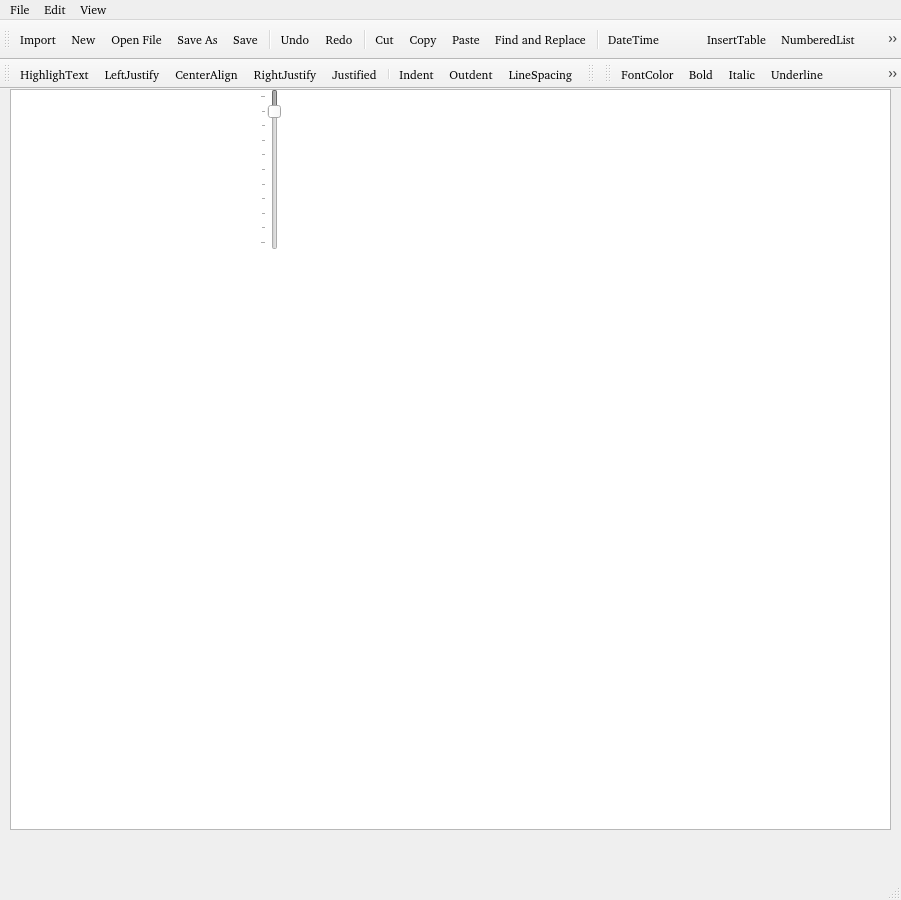
<?xml version="1.0" encoding="UTF-8"?>
<ui version="4.0">
 <class>MyWriterUI</class>
 <widget class="QMainWindow" name="MyWriterUI">
  <property name="windowModality">
   <enum>Qt::ApplicationModal</enum>
  </property>
  <property name="geometry">
   <rect>
    <x>0</x>
    <y>0</y>
    <width>901</width>
    <height>900</height>
   </rect>
  </property>
  <property name="font">
   <font>
    <family>FROMVS [MAXR]</family>
   </font>
  </property>
  <property name="windowTitle">
   <string>βϊϐλίον Writer</string>
  </property>
  <property name="windowIcon">
   <iconset resource="../UI_Icons.qrc">
    <normaloff>:/Icons/Icons/BiblionWriter.png</normaloff>:/Icons/Icons/BiblionWriter.png</iconset>
  </property>
  <widget class="QWidget" name="centralwidget">
   <widget class="QTextEdit" name="textEdit">
    <property name="geometry">
     <rect>
      <x>10</x>
      <y>0</y>
      <width>881</width>
      <height>741</height>
     </rect>
    </property>
    <property name="font">
     <font>
      <family>FROMVS [MAXR]</family>
      <pointsize>20</pointsize>
     </font>
    </property>
   </widget>
   <widget class="QSlider" name="LHslider">
    <property name="enabled">
     <bool>false</bool>
    </property>
    <property name="geometry">
     <rect>
      <x>260</x>
      <y>0</y>
      <width>21</width>
      <height>161</height>
     </rect>
    </property>
    <property name="toolTip">
     <string>Set current text line spacing</string>
    </property>
    <property name="minimum">
     <number>100</number>
    </property>
    <property name="maximum">
     <number>200</number>
    </property>
    <property name="singleStep">
     <number>2</number>
    </property>
    <property name="pageStep">
     <number>10</number>
    </property>
    <property name="value">
     <number>110</number>
    </property>
    <property name="sliderPosition">
     <number>110</number>
    </property>
    <property name="orientation">
     <enum>Qt::Vertical</enum>
    </property>
    <property name="invertedAppearance">
     <bool>true</bool>
    </property>
    <property name="tickPosition">
     <enum>QSlider::TicksAbove</enum>
    </property>
   </widget>
  </widget>
  <widget class="QMenuBar" name="menubar">
   <property name="geometry">
    <rect>
     <x>0</x>
     <y>0</y>
     <width>901</width>
     <height>20</height>
    </rect>
   </property>
   <widget class="QMenu" name="menuFile">
    <property name="title">
     <string>File</string>
    </property>
    <addaction name="actionNew"/>
    <addaction name="actionOpenFile"/>
    <addaction name="actionSave"/>
    <addaction name="actionSave_As"/>
    <addaction name="actionImport"/>
    <addaction name="actionExport"/>
   </widget>
   <widget class="QMenu" name="menuEdit">
    <property name="title">
     <string>Edit</string>
    </property>
    <addaction name="separator"/>
    <addaction name="actionUndo"/>
    <addaction name="actionRedo"/>
    <addaction name="actionCut"/>
    <addaction name="actionCopy"/>
    <addaction name="actionPaste"/>
    <addaction name="actionFind_Replace"/>
   </widget>
   <widget class="QMenu" name="menuView">
    <property name="title">
     <string>View</string>
    </property>
    <addaction name="actionToggle_Toolbar"/>
    <addaction name="actionToggle_Formatbar"/>
    <addaction name="actionToggle_Statusbar"/>
   </widget>
   <addaction name="menuFile"/>
   <addaction name="menuEdit"/>
   <addaction name="menuView"/>
  </widget>
  <widget class="QToolBar" name="toolbar">
   <property name="windowTitle">
    <string>toolBar</string>
   </property>
   <attribute name="toolBarArea">
    <enum>TopToolBarArea</enum>
   </attribute>
   <attribute name="toolBarBreak">
    <bool>false</bool>
   </attribute>
   <addaction name="actionImport"/>
   <addaction name="actionNew"/>
   <addaction name="actionOpenFile"/>
   <addaction name="actionSave_As"/>
   <addaction name="actionSave"/>
   <addaction name="separator"/>
   <addaction name="actionUndo"/>
   <addaction name="actionRedo"/>
   <addaction name="separator"/>
   <addaction name="actionCut"/>
   <addaction name="actionCopy"/>
   <addaction name="actionPaste"/>
   <addaction name="actionFind_Replace"/>
   <addaction name="separator"/>
   <addaction name="actionDateTime"/>
   <addaction name="actionWordcount"/>
   <addaction name="actionInsertTable"/>
   <addaction name="actionNumberedList"/>
   <addaction name="actionBulletList"/>
  </widget>
  <widget class="QToolBar" name="formatbar">
   <property name="windowTitle">
    <string>Format Bar</string>
   </property>
   <attribute name="toolBarArea">
    <enum>TopToolBarArea</enum>
   </attribute>
   <attribute name="toolBarBreak">
    <bool>true</bool>
   </attribute>
   <addaction name="actionHighlightText"/>
   <addaction name="actionLeftJustify"/>
   <addaction name="actionCenterAlign"/>
   <addaction name="actionRightJustify"/>
   <addaction name="actionJustify"/>
   <addaction name="separator"/>
   <addaction name="actionIndent"/>
   <addaction name="actionOutdent"/>
   <addaction name="actionLineSpacing"/>
  </widget>
  <widget class="QStatusBar" name="statusbar"/>
  <widget class="QToolBar" name="fontbar">
   <property name="windowTitle">
    <string>toolBar</string>
   </property>
   <attribute name="toolBarArea">
    <enum>TopToolBarArea</enum>
   </attribute>
   <attribute name="toolBarBreak">
    <bool>false</bool>
   </attribute>
  </widget>
  <widget class="QToolBar" name="markupbar">
   <property name="windowTitle">
    <string>toolBar_2</string>
   </property>
   <attribute name="toolBarArea">
    <enum>TopToolBarArea</enum>
   </attribute>
   <attribute name="toolBarBreak">
    <bool>false</bool>
   </attribute>
   <addaction name="actionFontColor"/>
   <addaction name="actionBold"/>
   <addaction name="actionItalic"/>
   <addaction name="actionUnderline"/>
   <addaction name="actionStrikeThrough"/>
   <addaction name="actionSuperscript"/>
   <addaction name="actionSubscript"/>
  </widget>
  <action name="actionNew">
   <property name="icon">
    <iconset resource="../UI_Icons.qrc">
     <normaloff>:/Icons/Icons/document--plus.png</normaloff>:/Icons/Icons/document--plus.png</iconset>
   </property>
   <property name="text">
    <string>New</string>
   </property>
   <property name="shortcut">
    <string>Ctrl+N</string>
   </property>
  </action>
  <action name="actionOpenFile">
   <property name="icon">
    <iconset resource="../UI_Icons.qrc">
     <normaloff>:/Icons/Icons/folder-open-document-text.png</normaloff>:/Icons/Icons/folder-open-document-text.png</iconset>
   </property>
   <property name="text">
    <string>Open File</string>
   </property>
   <property name="shortcut">
    <string>Ctrl+O</string>
   </property>
  </action>
  <action name="actionSave">
   <property name="icon">
    <iconset resource="../UI_Icons.qrc">
     <normaloff>:/Icons/Icons/disk.png</normaloff>:/Icons/Icons/disk.png</iconset>
   </property>
   <property name="text">
    <string>Save</string>
   </property>
   <property name="shortcut">
    <string>Ctrl+S</string>
   </property>
  </action>
  <action name="actionPrint_Document">
   <property name="icon">
    <iconset>
     <normaloff>:/Icons/printer-monochrome.png</normaloff>:/Icons/printer-monochrome.png</iconset>
   </property>
   <property name="text">
    <string>Print Document</string>
   </property>
   <property name="shortcut">
    <string>Ctrl+P</string>
   </property>
  </action>
  <action name="actionPage_View">
   <property name="icon">
    <iconset>
     <normaloff>:/Icons/printer--arrow.png</normaloff>:/Icons/printer--arrow.png</iconset>
   </property>
   <property name="text">
    <string>Page View</string>
   </property>
   <property name="shortcut">
    <string>Ctrl+Shift+P</string>
   </property>
  </action>
  <action name="actionUndo">
   <property name="icon">
    <iconset resource="../UI_Icons.qrc">
     <normaloff>:/Icons/Icons/Undo-icon.png</normaloff>:/Icons/Icons/Undo-icon.png</iconset>
   </property>
   <property name="text">
    <string>Undo</string>
   </property>
   <property name="shortcut">
    <string>Ctrl+Z</string>
   </property>
  </action>
  <action name="actionRedo">
   <property name="icon">
    <iconset resource="../UI_Icons.qrc">
     <normaloff>:/Icons/Icons/Redo-icon.png</normaloff>:/Icons/Icons/Redo-icon.png</iconset>
   </property>
   <property name="text">
    <string>Redo</string>
   </property>
   <property name="shortcut">
    <string>Ctrl+Y</string>
   </property>
  </action>
  <action name="actionCut">
   <property name="icon">
    <iconset resource="../UI_Icons.qrc">
     <normaloff>:/Icons/Icons/scissors.png</normaloff>:/Icons/Icons/scissors.png</iconset>
   </property>
   <property name="text">
    <string>Cut</string>
   </property>
   <property name="shortcut">
    <string>Ctrl+X</string>
   </property>
  </action>
  <action name="actionCopy">
   <property name="icon">
    <iconset resource="../UI_Icons.qrc">
     <normaloff>:/Icons/Icons/documents1.png</normaloff>:/Icons/Icons/documents1.png</iconset>
   </property>
   <property name="text">
    <string>Copy</string>
   </property>
   <property name="shortcut">
    <string>Ctrl+C</string>
   </property>
  </action>
  <action name="actionPaste">
   <property name="icon">
    <iconset resource="../UI_Icons.qrc">
     <normaloff>:/Icons/Icons/clipboard-paste-document-text.png</normaloff>:/Icons/Icons/clipboard-paste-document-text.png</iconset>
   </property>
   <property name="text">
    <string>Paste</string>
   </property>
   <property name="shortcut">
    <string>Ctrl+V</string>
   </property>
  </action>
  <action name="actionFind_Replace">
   <property name="icon">
    <iconset resource="../UI_Icons.qrc">
     <normaloff>:/Icons/Icons/findreplace.png</normaloff>:/Icons/Icons/findreplace.png</iconset>
   </property>
   <property name="text">
    <string>Find and Replace</string>
   </property>
   <property name="shortcut">
    <string>Ctrl+F</string>
   </property>
  </action>
  <action name="actionToggle_Toolbar">
   <property name="text">
    <string>Toggle Toolbar</string>
   </property>
  </action>
  <action name="actionToggle_Formatbar">
   <property name="text">
    <string>Toggle Formatbar</string>
   </property>
  </action>
  <action name="actionToggle_Statusbar">
   <property name="text">
    <string>Toggle Statusbar</string>
   </property>
  </action>
  <action name="actionSave_As">
   <property name="icon">
    <iconset resource="../UI_Icons.qrc">
     <normaloff>:/Icons/Icons/disk-rename.png</normaloff>:/Icons/Icons/disk-rename.png</iconset>
   </property>
   <property name="text">
    <string>Save As</string>
   </property>
   <property name="shortcut">
    <string>Ctrl+Shift+S</string>
   </property>
  </action>
  <action name="actionDateTime">
   <property name="icon">
    <iconset resource="../UI_Icons.qrc">
     <normaloff>:/Icons/Icons/calendar-day.png</normaloff>:/Icons/Icons/calendar-day.png</iconset>
   </property>
   <property name="text">
    <string>DateTime</string>
   </property>
  </action>
  <action name="actionWordcount">
   <property name="icon">
    <iconset resource="../UI_Icons.qrc">
     <normaloff>:/Icons/Icons/countblue.png</normaloff>:/Icons/Icons/countblue.png</iconset>
   </property>
   <property name="text">
    <string/>
   </property>
  </action>
  <action name="actionInsertTable">
   <property name="icon">
    <iconset resource="../UI_Icons.qrc">
     <normaloff>:/Icons/Icons/document-table.png</normaloff>:/Icons/Icons/document-table.png</iconset>
   </property>
   <property name="text">
    <string>InsertTable</string>
   </property>
  </action>
  <action name="actionInsertImage">
   <property name="icon">
    <iconset>
     <normaloff>:/Icons/Icons/image copy.png</normaloff>:/Icons/Icons/image copy.png</iconset>
   </property>
   <property name="text">
    <string>InsertImage</string>
   </property>
  </action>
  <action name="actionBulletList">
   <property name="icon">
    <iconset resource="../UI_Icons.qrc">
     <normaloff>:/Icons/Icons/edit-list.png</normaloff>:/Icons/Icons/edit-list.png</iconset>
   </property>
   <property name="text">
    <string>BulletList</string>
   </property>
  </action>
  <action name="actionNumberedList">
   <property name="icon">
    <iconset resource="../UI_Icons.qrc">
     <normaloff>:/Icons/Icons/edit-list-order.png</normaloff>:/Icons/Icons/edit-list-order.png</iconset>
   </property>
   <property name="text">
    <string>NumberedList</string>
   </property>
  </action>
  <action name="actionFontColor">
   <property name="icon">
    <iconset resource="../UI_Icons.qrc">
     <normaloff>:/Icons/Icons/edit-color.png</normaloff>:/Icons/Icons/edit-color.png</iconset>
   </property>
   <property name="text">
    <string>FontColor</string>
   </property>
  </action>
  <action name="actionHighlightText">
   <property name="icon">
    <iconset resource="../UI_Icons.qrc">
     <normaloff>:/Icons/Icons/highlighter-text.png</normaloff>:/Icons/Icons/highlighter-text.png</iconset>
   </property>
   <property name="text">
    <string>HighlighText</string>
   </property>
  </action>
  <action name="actionBold">
   <property name="icon">
    <iconset resource="../UI_Icons.qrc">
     <normaloff>:/Icons/Icons/edit-bold.png</normaloff>:/Icons/Icons/edit-bold.png</iconset>
   </property>
   <property name="text">
    <string>Bold</string>
   </property>
  </action>
  <action name="actionItalic">
   <property name="icon">
    <iconset resource="../UI_Icons.qrc">
     <normaloff>:/Icons/Icons/edit-italic.png</normaloff>:/Icons/Icons/edit-italic.png</iconset>
   </property>
   <property name="text">
    <string>Italic</string>
   </property>
  </action>
  <action name="actionUnderline">
   <property name="icon">
    <iconset resource="../UI_Icons.qrc">
     <normaloff>:/Icons/Icons/edit-underline.png</normaloff>:/Icons/Icons/edit-underline.png</iconset>
   </property>
   <property name="text">
    <string>Underline</string>
   </property>
  </action>
  <action name="actionStrikeThrough">
   <property name="icon">
    <iconset resource="../UI_Icons.qrc">
     <normaloff>:/Icons/Icons/edit-strike.png</normaloff>:/Icons/Icons/edit-strike.png</iconset>
   </property>
   <property name="text">
    <string>StrikeThrough</string>
   </property>
  </action>
  <action name="actionSuperscript">
   <property name="icon">
    <iconset resource="../UI_Icons.qrc">
     <normaloff>:/Icons/Icons/edit-superscript.png</normaloff>:/Icons/Icons/edit-superscript.png</iconset>
   </property>
   <property name="text">
    <string>Superscript</string>
   </property>
  </action>
  <action name="actionSubscript">
   <property name="icon">
    <iconset resource="../UI_Icons.qrc">
     <normaloff>:/Icons/Icons/edit-subscript.png</normaloff>:/Icons/Icons/edit-subscript.png</iconset>
   </property>
   <property name="text">
    <string>Subscript</string>
   </property>
  </action>
  <action name="actionLeftJustify">
   <property name="icon">
    <iconset resource="../UI_Icons.qrc">
     <normaloff>:/Icons/Icons/edit-alignment.png</normaloff>:/Icons/Icons/edit-alignment.png</iconset>
   </property>
   <property name="text">
    <string>LeftJustify</string>
   </property>
  </action>
  <action name="actionCenterAlign">
   <property name="icon">
    <iconset resource="../UI_Icons.qrc">
     <normaloff>:/Icons/Icons/edit-alignment-center.png</normaloff>:/Icons/Icons/edit-alignment-center.png</iconset>
   </property>
   <property name="text">
    <string>CenterAlign</string>
   </property>
  </action>
  <action name="actionRightJustify">
   <property name="icon">
    <iconset resource="../UI_Icons.qrc">
     <normaloff>:/Icons/Icons/edit-alignment-right.png</normaloff>:/Icons/Icons/edit-alignment-right.png</iconset>
   </property>
   <property name="text">
    <string>RightJustify</string>
   </property>
  </action>
  <action name="actionJustify">
   <property name="icon">
    <iconset resource="../UI_Icons.qrc">
     <normaloff>:/Icons/Icons/edit-alignment-justify.png</normaloff>:/Icons/Icons/edit-alignment-justify.png</iconset>
   </property>
   <property name="text">
    <string>Justified</string>
   </property>
  </action>
  <action name="actionIndent">
   <property name="icon">
    <iconset resource="../UI_Icons.qrc">
     <normaloff>:/Icons/Icons/edit-indent.png</normaloff>:/Icons/Icons/edit-indent.png</iconset>
   </property>
   <property name="text">
    <string>Indent</string>
   </property>
   <property name="shortcut">
    <string>Ctrl+Tab</string>
   </property>
  </action>
  <action name="actionOutdent">
   <property name="icon">
    <iconset resource="../UI_Icons.qrc">
     <normaloff>:/Icons/Icons/edit-outdent.png</normaloff>:/Icons/Icons/edit-outdent.png</iconset>
   </property>
   <property name="text">
    <string>Outdent</string>
   </property>
   <property name="shortcut">
    <string>Ctrl+Shift+Tab</string>
   </property>
  </action>
  <action name="actionLineSpacing">
   <property name="icon">
    <iconset resource="../UI_Icons.qrc">
     <normaloff>:/Icons/Icons/edit-line-spacing.png</normaloff>:/Icons/Icons/edit-line-spacing.png</iconset>
   </property>
   <property name="text">
    <string>LineSpacing</string>
   </property>
  </action>
  <action name="actionImport">
   <property name="icon">
    <iconset resource="../UI_Icons.qrc">
     <normaloff>:/Icons/Icons/document-import.png</normaloff>:/Icons/Icons/document-import.png</iconset>
   </property>
   <property name="text">
    <string>Import</string>
   </property>
  </action>
  <action name="actionExport">
   <property name="icon">
    <iconset resource="../UI_Icons.qrc">
     <normaloff>:/Icons/Icons/document--arrow.png</normaloff>:/Icons/Icons/document--arrow.png</iconset>
   </property>
   <property name="text">
    <string>Export</string>
   </property>
  </action>
 </widget>
 <resources>
  <include location="../UI_Icons.qrc"/>
 </resources>
 <connections/>
</ui>
